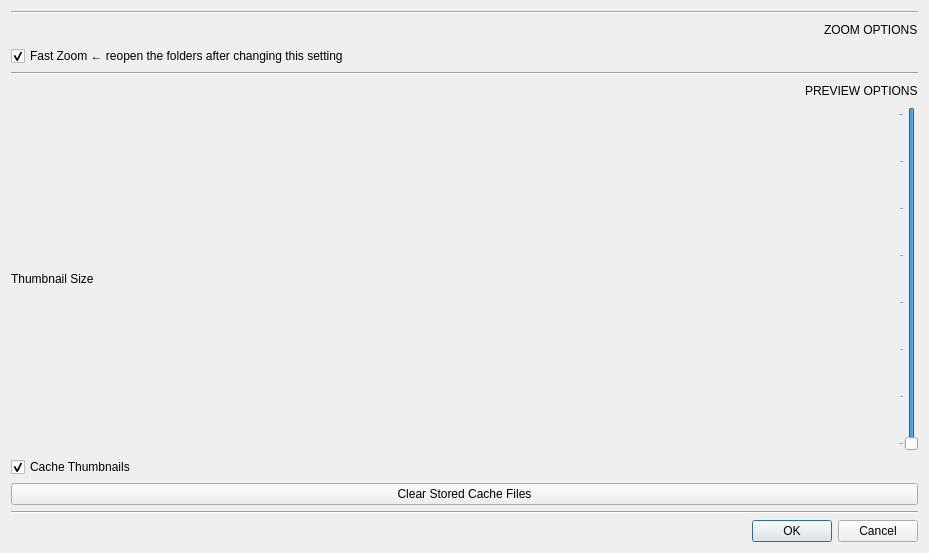
<?xml version="1.0" encoding="UTF-8"?>
<ui version="4.0">
 <class>Dialog</class>
 <widget class="QDialog" name="Dialog">
  <property name="geometry">
   <rect>
    <x>0</x>
    <y>0</y>
    <width>929</width>
    <height>553</height>
   </rect>
  </property>
  <property name="windowTitle">
   <string>Dialog</string>
  </property>
  <layout class="QVBoxLayout" name="verticalLayout">
   <item>
    <widget class="Line" name="line_3">
     <property name="orientation">
      <enum>Qt::Horizontal</enum>
     </property>
    </widget>
   </item>
   <item>
    <layout class="QHBoxLayout" name="horizontalLayout_2">
     <item>
      <spacer name="horizontalSpacer">
       <property name="orientation">
        <enum>Qt::Horizontal</enum>
       </property>
       <property name="sizeHint" stdset="0">
        <size>
         <width>40</width>
         <height>20</height>
        </size>
       </property>
      </spacer>
     </item>
     <item>
      <widget class="QLabel" name="label_3">
       <property name="text">
        <string>ZOOM OPTIONS</string>
       </property>
      </widget>
     </item>
    </layout>
   </item>
   <item>
    <widget class="QCheckBox" name="fastZoomCheckBox">
     <property name="toolTip">
      <string>&lt;html&gt;&lt;head/&gt;&lt;body&gt;&lt;p&gt;&lt;span style=&quot; font-weight:600; text-decoration: underline;&quot;&gt;Fast Zoom Enabled:&lt;/span&gt;&lt;/p&gt;&lt;p&gt;- faster&lt;/p&gt;&lt;p&gt;- photos look good&lt;/p&gt;&lt;p&gt;- images with text/lines/vector graphics show artifacts upon zoom&lt;/p&gt;&lt;p&gt;- cursor position coordinates reflect actual image dimensions regardless of zoom state&lt;/p&gt;&lt;p&gt;- pressing CTRL+R will temporarily disable fast zoom&lt;/p&gt;&lt;p&gt;&lt;span style=&quot; font-weight:600; text-decoration: underline;&quot;&gt;Fast Zoom Disabled:&lt;/span&gt;&lt;/p&gt;&lt;p&gt;- slower&lt;/p&gt;&lt;p&gt;- both photos and images with text/lines/vector graphics look perfect&lt;/p&gt;&lt;p&gt;- cursor position coordinates reflect resized image dimensions unless Zoom is 1.0&lt;/p&gt;&lt;/body&gt;&lt;/html&gt;</string>
     </property>
     <property name="text">
      <string>Fast Zoom ← reopen the folders after changing this setting</string>
     </property>
     <property name="checked">
      <bool>true</bool>
     </property>
    </widget>
   </item>
   <item>
    <widget class="Line" name="line">
     <property name="orientation">
      <enum>Qt::Horizontal</enum>
     </property>
    </widget>
   </item>
   <item>
    <layout class="QHBoxLayout" name="horizontalLayout_3">
     <item>
      <spacer name="horizontalSpacer_2">
       <property name="orientation">
        <enum>Qt::Horizontal</enum>
       </property>
       <property name="sizeHint" stdset="0">
        <size>
         <width>40</width>
         <height>20</height>
        </size>
       </property>
      </spacer>
     </item>
     <item>
      <widget class="QLabel" name="label_2">
       <property name="text">
        <string>PREVIEW OPTIONS</string>
       </property>
      </widget>
     </item>
    </layout>
   </item>
   <item>
    <layout class="QHBoxLayout" name="horizontalLayout">
     <item>
      <widget class="QLabel" name="label">
       <property name="text">
        <string>Thumbnail Size</string>
       </property>
      </widget>
     </item>
     <item>
      <widget class="QSlider" name="sizeSlider">
       <property name="minimum">
        <number>3</number>
       </property>
       <property name="maximum">
        <number>10</number>
       </property>
       <property name="sliderPosition">
        <number>10</number>
       </property>
       <property name="orientation">
        <enum>Qt::Vertical</enum>
       </property>
       <property name="invertedAppearance">
        <bool>true</bool>
       </property>
       <property name="invertedControls">
        <bool>false</bool>
       </property>
       <property name="tickPosition">
        <enum>QSlider::TicksAbove</enum>
       </property>
       <property name="tickInterval">
        <number>1</number>
       </property>
      </widget>
     </item>
    </layout>
   </item>
   <item>
    <widget class="QCheckBox" name="cacheThumbnailsCheckBox">
     <property name="toolTip">
      <string>&lt;!DOCTYPE HTML PUBLIC &quot;-//W3C//DTD HTML 4.0//EN&quot; &quot;http://www.w3.org/TR/REC-html40/strict.dtd&quot;&gt;
&lt;html&gt;&lt;head&gt;&lt;meta name=&quot;qrichtext&quot; content=&quot;1&quot; /&gt;&lt;style type=&quot;text/css&quot;&gt;
p, li { white-space: pre-wrap; }
&lt;/style&gt;&lt;/head&gt;&lt;body style=&quot; font-family:'MS Shell Dlg 2'; font-size:8pt; font-weight:400; font-style:normal;&quot;&gt;
&lt;p style=&quot; margin-top:12px; margin-bottom:12px; margin-left:0px; margin-right:0px; -qt-block-indent:0; text-indent:0px;&quot;&gt;&lt;span style=&quot; font-weight:600; text-decoration: underline;&quot;&gt;Unchecked:&lt;/span&gt;&lt;/p&gt;
&lt;p style=&quot; margin-top:12px; margin-bottom:12px; margin-left:0px; margin-right:0px; -qt-block-indent:0; text-indent:0px;&quot;&gt;- thumbnails will be generated in memory each time preview mode is started&lt;/p&gt;
&lt;p style=&quot; margin-top:12px; margin-bottom:12px; margin-left:0px; margin-right:0px; -qt-block-indent:0; text-indent:0px;&quot;&gt;- images with transparent backgounds will show the background in their thumbnails&lt;/p&gt;
&lt;p style=&quot; margin-top:12px; margin-bottom:12px; margin-left:0px; margin-right:0px; -qt-block-indent:0; text-indent:0px;&quot;&gt;- slower thumbnail generation for large number of file&lt;/p&gt;
&lt;p style=&quot; margin-top:12px; margin-bottom:12px; margin-left:0px; margin-right:0px; -qt-block-indent:0; text-indent:0px;&quot;&gt;&lt;span style=&quot; font-weight:600; text-decoration: underline;&quot;&gt;Checked:&lt;/span&gt;&lt;/p&gt;
&lt;p style=&quot; margin-top:12px; margin-bottom:12px; margin-left:0px; margin-right:0px; -qt-block-indent:0; text-indent:0px;&quot;&gt;- thumbnails will be saved to the drive&lt;/p&gt;
&lt;p style=&quot; margin-top:12px; margin-bottom:12px; margin-left:0px; margin-right:0px; -qt-block-indent:0; text-indent:0px;&quot;&gt;- thumbnails will not be re-generated unless thumbnail size is increased&lt;/p&gt;
&lt;p style=&quot; margin-top:12px; margin-bottom:12px; margin-left:0px; margin-right:0px; -qt-block-indent:0; text-indent:0px;&quot;&gt;- images with transparent backgounds will show white  background in their thumbnails&lt;/p&gt;
&lt;p style=&quot; margin-top:12px; margin-bottom:12px; margin-left:0px; margin-right:0px; -qt-block-indent:0; text-indent:0px;&quot;&gt;- faster thumbnail generation for large number of file after initial thumbnail generation is complete&lt;/p&gt;
&lt;p style=&quot; margin-top:12px; margin-bottom:12px; margin-left:0px; margin-right:0px; -qt-block-indent:0; text-indent:0px;&quot;&gt;- thumbnails are automatically re-generated if the image files change/are edited (i.e. adler32 sum is different)&lt;/p&gt;&lt;/body&gt;&lt;/html&gt;</string>
     </property>
     <property name="text">
      <string>Cache Thumbnails</string>
     </property>
     <property name="checked">
      <bool>true</bool>
     </property>
    </widget>
   </item>
   <item>
    <widget class="QPushButton" name="clearCachePushButton">
     <property name="text">
      <string>Clear Stored Cache Files</string>
     </property>
    </widget>
   </item>
   <item>
    <widget class="Line" name="line_2">
     <property name="orientation">
      <enum>Qt::Horizontal</enum>
     </property>
    </widget>
   </item>
   <item>
    <widget class="QDialogButtonBox" name="buttonBox">
     <property name="orientation">
      <enum>Qt::Horizontal</enum>
     </property>
     <property name="standardButtons">
      <set>QDialogButtonBox::Cancel|QDialogButtonBox::Ok</set>
     </property>
    </widget>
   </item>
  </layout>
 </widget>
 <resources/>
 <connections>
  <connection>
   <sender>buttonBox</sender>
   <signal>accepted()</signal>
   <receiver>Dialog</receiver>
   <slot>accept()</slot>
   <hints>
    <hint type="sourcelabel">
     <x>248</x>
     <y>254</y>
    </hint>
    <hint type="destinationlabel">
     <x>157</x>
     <y>274</y>
    </hint>
   </hints>
  </connection>
  <connection>
   <sender>buttonBox</sender>
   <signal>rejected()</signal>
   <receiver>Dialog</receiver>
   <slot>reject()</slot>
   <hints>
    <hint type="sourcelabel">
     <x>316</x>
     <y>260</y>
    </hint>
    <hint type="destinationlabel">
     <x>286</x>
     <y>274</y>
    </hint>
   </hints>
  </connection>
 </connections>
</ui>
